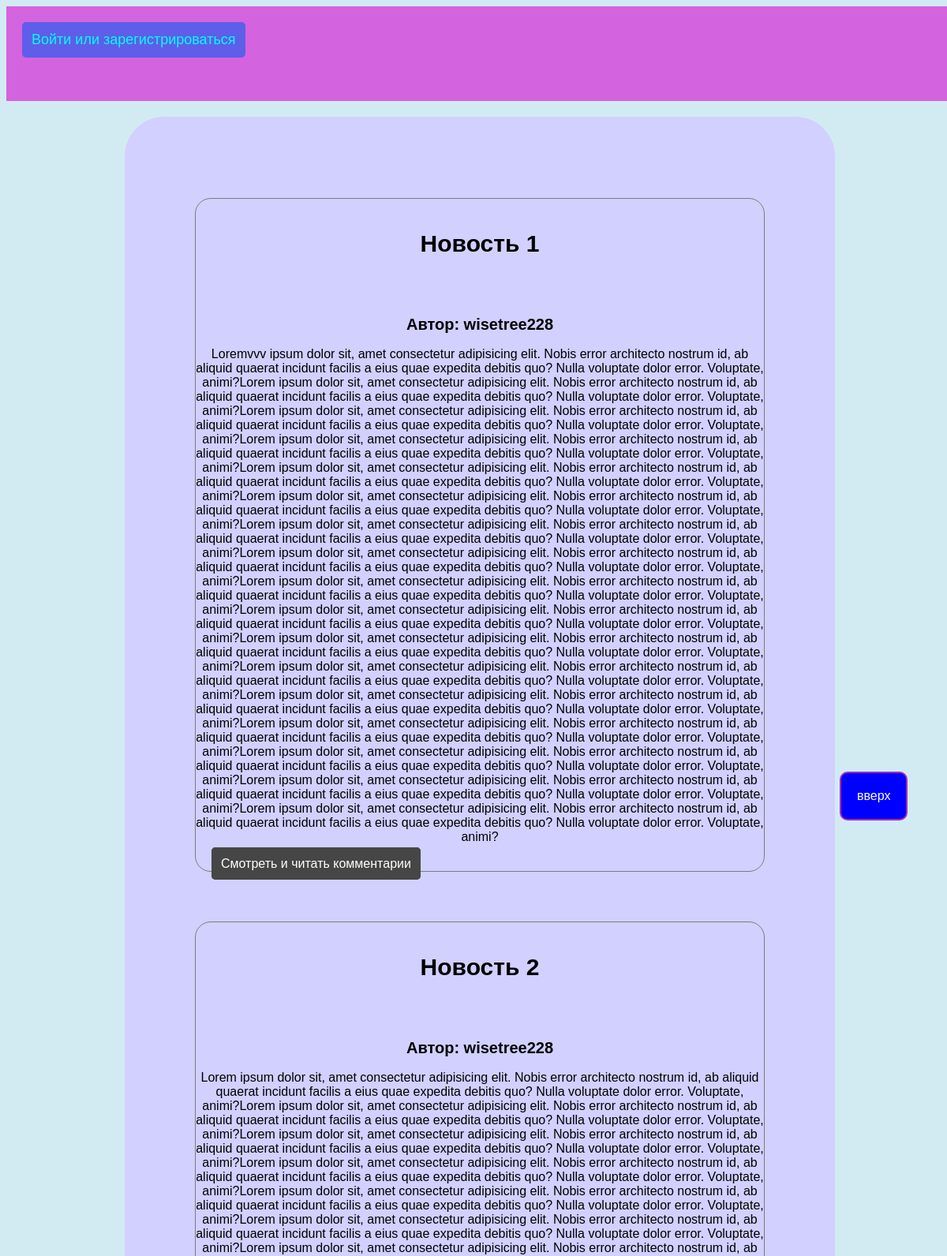
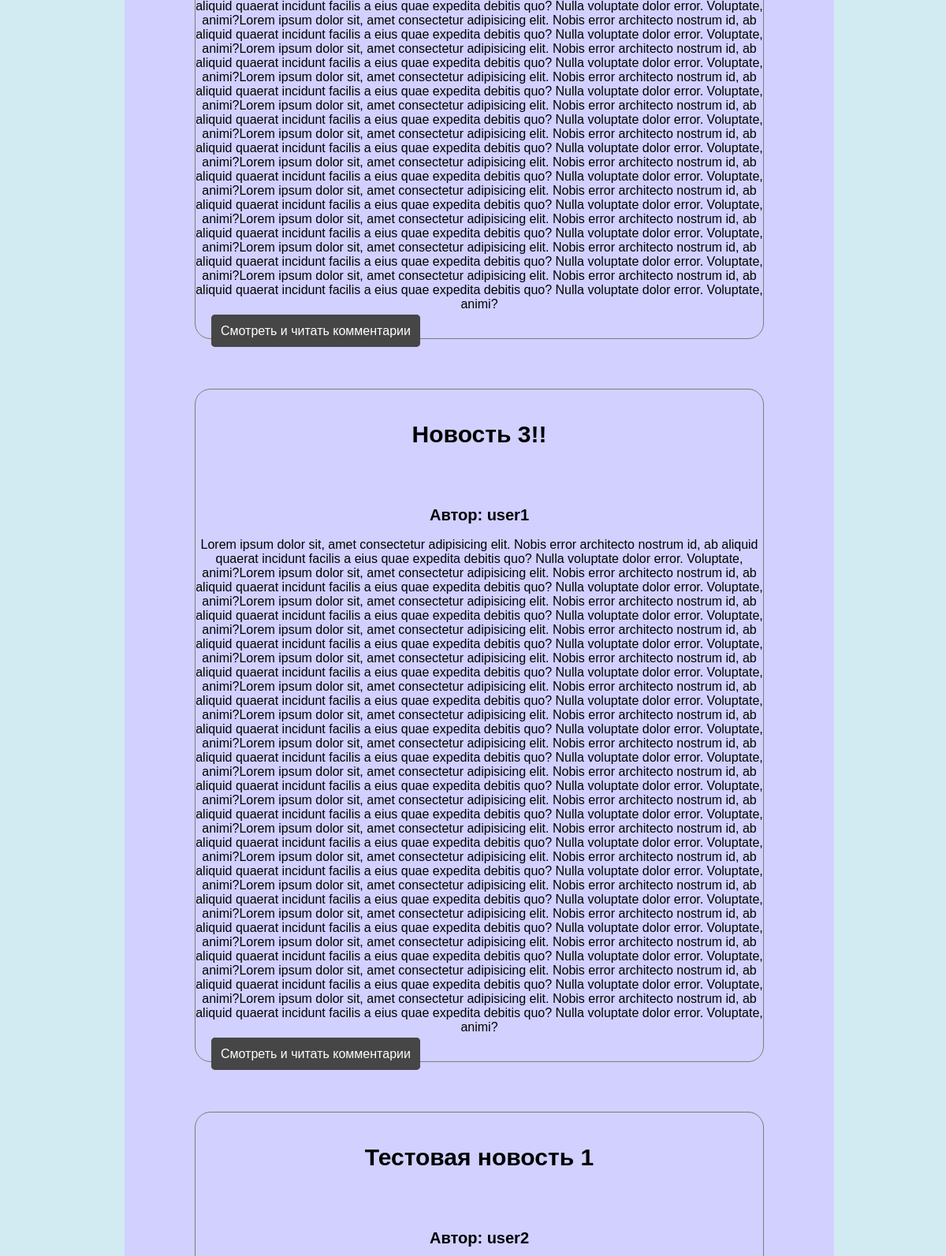
The page / (upper part) on the database its author committed (2 pictures, top to bottom).
### tables this page shows
CREATE TABLE "article" (
	"id"	INTEGER NOT NULL UNIQUE,
	"name"	TEXT,
	"text"	TEXT,
	"author"	TEXT,
	PRIMARY KEY("id" AUTOINCREMENT)
);

### main.py (the view)
@app.route("/")  # обработчик главной страницы
def index():
    articles=selectAll('article')
    return render_template('index.html', title="news", urls=urls, articles=articles, data=data)

### main.py (called while the page is built)
def selectAll(table):
    db = connect('database.db')
    cur = db.cursor()
    cur.execute(f"SELECT * FROM {table};")
    db.commit()
    list = cur.fetchall()
    db.close()
    return list

### templates/index.html (shortened to what this page needs)
{% extends 'layout.html' %}
{% block content %}
<div class="menu" id="menu">
    {% if not data.userLogged %}
    <a class="log" href="{{url_for('login')}}">Войти или зарегистрироваться</a>
    {% endif %}
</div>
<a class="vverx" href="#menu">вверх</a>
<div class="container">
{% for i in articles %}
<div class="new">
    <h4 class="name">{{i[1]}}</h4><br>
    <h2 class="name auth">Автор: {{i[3]}}</h2>
    <p class="text">{{i[2]}}</p>
    <a class="view-btn" href="{{ url_for('detailview', id=i[0]) }}">Смотреть и читать комментарии</a>
</div>
{% endfor %}
</div>
{% endblock %}

### templates/layout.html (style rules this page uses)
body { background-color: rgb(210, 235, 243); width: 100%; height: 100%; padding: 0%; }
.container { background-color: rgb(209, 208, 255); margin-top: 20px; width: 75%; height: 70%; margin-left: auto; margin-right: auto; border-radius: 50px; padding-top: 40px; padding-bottom: 40px; }
.new { border: 1px solid rgb(124, 124, 124); border-radius: 20px; margin-top: 7%; margin-bottom: 40px; width: 80%; margin-left: auto; margin-right: auto; }
.name { font-size: 30px; text-align: center; }
.auth { font-size: 20px; }
* { font-family:Arial; text-decoration: none; }
.text { text-align: center; }
.view-btn { padding: 10px; border-radius: 5px; background-color: rgb(70, 70, 70); color: white; transition: all 0.2s; border: 2px solid rgb(70, 70, 70); margin-left: 20px; }
.menu { width: 100%; height: 120px; background-color: rgb(212, 99, 223); margin-top: 0%; }
.log { font-size: large; background-color: rgb(94, 94, 233); padding: 10px; border-radius: 5px; margin: 20px; display: inline-block; color: aqua; transition: all 0.2s; border: 2px solid rgb(94, 94, 233); }
.vverx { display: block; background-color: rgb(0, 0, 255); color: white; border-radius: 10px; padding: 20px; margin-left: 88%; margin-top: 850px; position: fixed; transition: all 0.2s; border: 2px solid rgb(169, 44, 180); background-image: url("projectflask\static\vv.png"); }

### rows shown on the page
article: name "Новость 1", author "wisetree228", text "Loremvvv ipsum dolor sit, amet consectetur adipisicing elit. Nobis error architecto nostrum id, ab aliquid quaerat incidunt facilis a eius quae expedita debitis quo? Nulla voluptate dolor error. Voluptate, animi?Lorem ipsum dolor sit, amet consectetur adipisicing elit. Nobis error architecto nostrum id, ab aliquid quaerat incidunt facilis a eius quae expedita debitis quo? Nulla voluptate dolor error. Voluptate, animi?Lorem ipsum dolor sit, amet consectetur adipisicing elit. Nobis error architecto nostrum id, ab aliquid quaerat incidunt facilis a eius quae expedita debitis quo? Nulla voluptate dolor error. Voluptate, animi?Lorem ipsum dolor sit, amet consectetur adipisicing elit. Nobis error…"
article: name "Новость 2", author "wisetree228", text "Lorem ipsum dolor sit, amet consectetur adipisicing elit. Nobis error architecto nostrum id, ab aliquid quaerat incidunt facilis a eius quae expedita debitis quo? Nulla voluptate dolor error. Voluptate, animi?Lorem ipsum dolor sit, amet consectetur adipisicing elit. Nobis error architecto nostrum id, ab aliquid quaerat incidunt facilis a eius quae expedita debitis quo? Nulla voluptate dolor error. Voluptate, animi?Lorem ipsum dolor sit, amet consectetur adipisicing elit. Nobis error architecto nostrum id, ab aliquid quaerat incidunt facilis a eius quae expedita debitis quo? Nulla voluptate dolor error. Voluptate, animi?Lorem ipsum dolor sit, amet consectetur adipisicing elit. Nobis error…"
article: name "Новость 3!!", author "user1", text "Lorem ipsum dolor sit, amet consectetur adipisicing elit. Nobis error architecto nostrum id, ab aliquid quaerat incidunt facilis a eius quae expedita debitis quo? Nulla voluptate dolor error. Voluptate, animi?Lorem ipsum dolor sit, amet consectetur adipisicing elit. Nobis error architecto nostrum id, ab aliquid quaerat incidunt facilis a eius quae expedita debitis quo? Nulla voluptate dolor error. Voluptate, animi?Lorem ipsum dolor sit, amet consectetur adipisicing elit. Nobis error architecto nostrum id, ab aliquid quaerat incidunt facilis a eius quae expedita debitis quo? Nulla voluptate dolor error. Voluptate, animi?Lorem ipsum dolor sit, amet consectetur adipisicing elit. Nobis error…"
article: name "Тестовая новость 1", author "user2"
